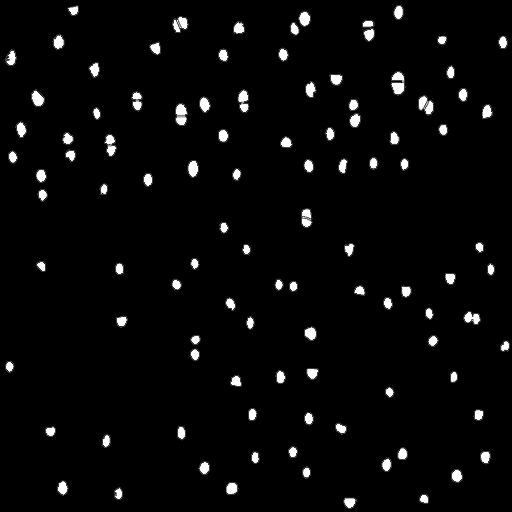
#> input picture data/mask/5488.png, 512 x 512 px; its folder holds only this picture in this run
$ python init.py   (older library calls are emulated)
#> lines starting #> are read from the running program, lines starting #| are printed output that depends on the picture; after the words box and inside, x2 and y2 are one past the last pixel; in counts of white or black regions, pixels touching at a corner belong together
import cv2
import numpy as np
import os

files = None

for i in os.walk('./data/mask/'):
    files = i[-1]
    break

im_res = {}
im_crop = {}

for file in files:
    img = cv2.imread(f"./data/mask/{file}", cv2.IMREAD_GRAYSCALE)
#> img is the input picture: shape (512, 512); min 0, max 255, mean 8.7
    resized = cv2.resize(img, (256, 256)).astype(np.bool).astype(np.uint8)
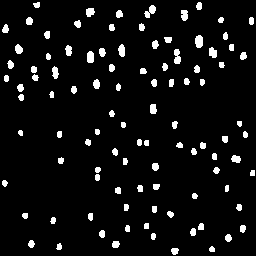
#> resized: shape (256, 256); values 0 (black) and 1 (white), 6.1% white; 100 white regions, largest, box (x1, y1, x2, y2) and area: (195, 35, 203, 48) 88, (144, 5, 156, 18) 82, (174, 49, 181, 64) 82
    resized[resized == 1] = 255
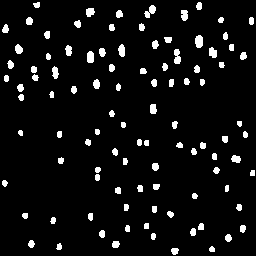
#> resized: shape (256, 256); 6.1% white; 100 white regions, largest, box (x1, y1, x2, y2) and area: (195, 35, 203, 48) 88, (144, 5, 156, 18) 82, (174, 49, 181, 64) 82

    im_res[file] = resized
    im_crop[file] = resized[:32, :32]

    cv2.imwrite("images/resized/" + file, resized)
    cv2.imwrite("images/cropped/" + file, resized[32:64, 64:96])
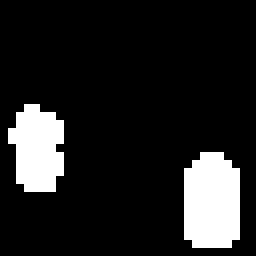
#> saved as 5488.png: shape (32, 32) (shown 8 times larger); 13.2% white; 2 white regions, box (x1, y1, x2, y2) and area: (23, 19, 30, 31) 76, (1, 13, 8, 24) 59

$ run again, on data/mask/5492.png
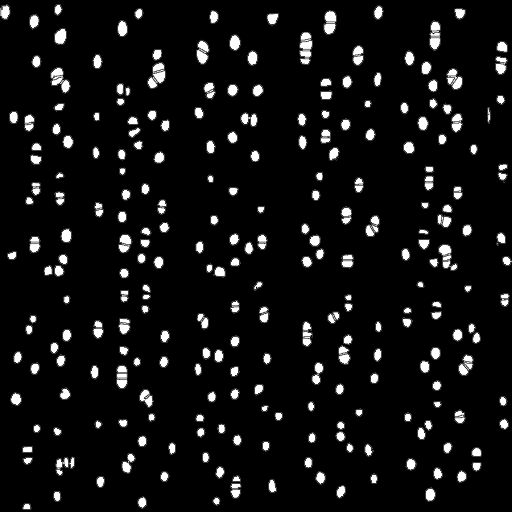
#> input picture data/mask/5492.png, 512 x 512 px
#> img is the input picture: shape (512, 512); min 0, max 255, mean 18.3
#> `resized[resized == 1] = 255`:
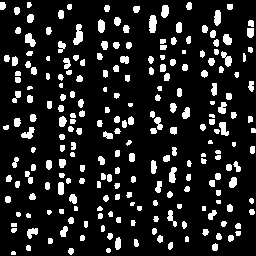
#> resized: shape (256, 256); 13.4% white; 229 white regions (14 under 20 px), largest, box (x1, y1, x2, y2) and area: (73, 24, 83, 45) 134, (149, 15, 157, 33) 118, (25, 33, 36, 47) 96
#> `cv2.imwrite("images/cropped/" + file, resized[32:64, 64:96])`:
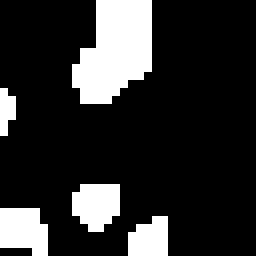
#> saved as 5492.png: shape (32, 32) (shown 8 times larger); 18% white; 5 white regions (1 under 20 px), largest, box (x1, y1, x2, y2) and area: (9, 0, 19, 13) 95, (0, 26, 6, 32) 30, (9, 23, 15, 29) 29, (16, 27, 21, 32) 21

$ run again, on data/mask/5494.png
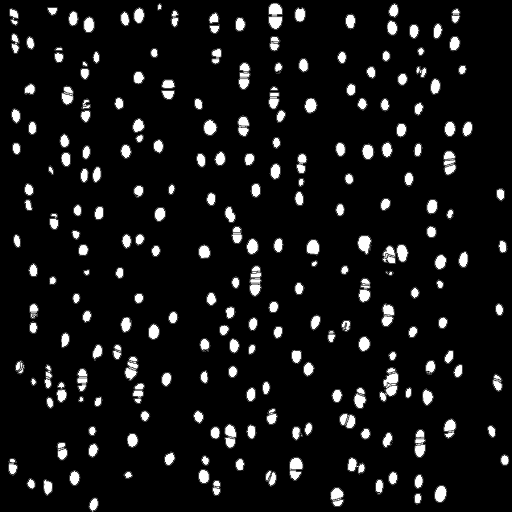
#> input picture data/mask/5494.png, 512 x 512 px
#> img is the input picture: shape (512, 512); min 0, max 255, mean 20.3
#> `resized[resized == 1] = 255`:
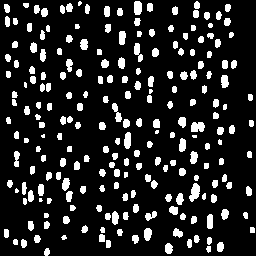
#> resized: shape (256, 256); 14.2% white; 220 white regions (8 under 20 px), largest, box (x1, y1, x2, y2) and area: (189, 183, 200, 202) 134, (191, 122, 205, 132) 120, (134, 1, 142, 15) 102
#> `cv2.imwrite("images/cropped/" + file, resized[32:64, 64:96])`:
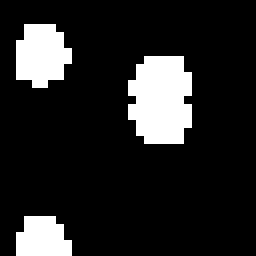
#> saved as 5494.png: shape (32, 32) (shown 8 times larger); 14.3% white; 3 white regions, box (x1, y1, x2, y2) and area: (16, 7, 24, 18) 74, (2, 3, 9, 11) 43, (2, 27, 9, 32) 29

$ run again, on data/mask/5489.png
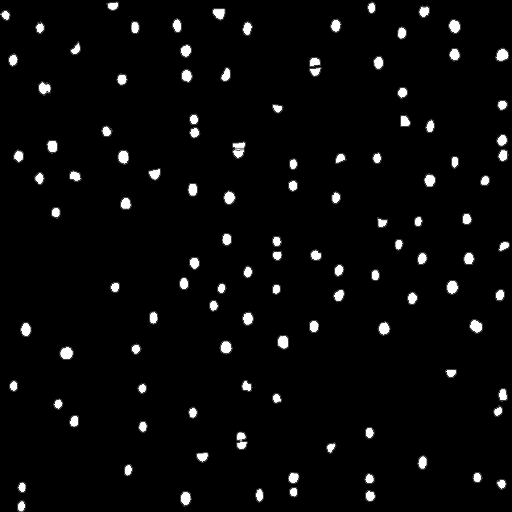
#> input picture data/mask/5489.png, 512 x 512 px
#> img is the input picture: shape (512, 512); min 0, max 255, mean 8.9
#> `resized[resized == 1] = 255`:
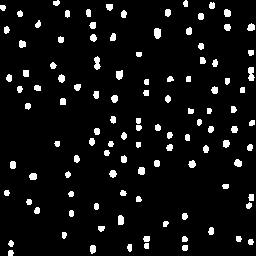
#> resized: shape (256, 256); 6.2% white; 111 white regions, largest, box (x1, y1, x2, y2) and area: (248, 67, 255, 81) 74, (154, 28, 161, 39) 67, (94, 56, 101, 70) 66
#> `cv2.imwrite("images/cropped/" + file, resized[32:64, 64:96])`:
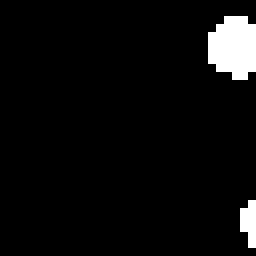
#> saved as 5489.png: shape (32, 32) (shown 8 times larger); 4.7% white; 2 white regions (1 under 20 px), largest, box (x1, y1, x2, y2) and area: (26, 2, 32, 10) 39
